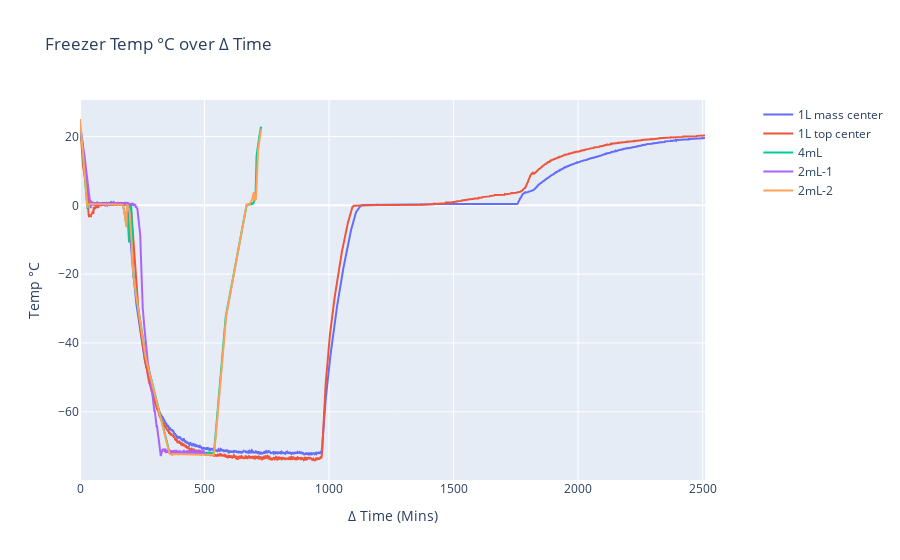

The notebook cell saved with this chart:
### Code cell
trace1 = go.Line(
        x=df.index,
        y=df["1L mass center"],
        name="1L mass center")
trace2= go.Line(
        x=df.index,
        y=df["1L top center"],
        name="1L top center")
trace3= go.Line(
        x=dff.index,
        y=dff["4mL"],
        name="4mL")
trace4= go.Line(
        x=df.index,
        y=df["2mL-1"],
        name="2mL-1")
trace5=go.Line(
        x=dff.index,
        y=dff["2mL-2"],
        name="2mL-2")


fig = make_subplots(specs=[[{"secondary_y": True}]])
fig.add_trace(trace1)
fig.add_trace(trace2)
fig.add_trace(trace3)
fig.add_trace(trace4)
fig.add_trace(trace5)
fig.update_layout(title="Freezer Temp °C over Δ Time", xaxis_title="Δ Time (Mins)", yaxis_title="Temp °C")
fig.show()

### Figure 1 — Plotly figure (JSON) as saved in the notebook; plotly's stock layout.template omitted (floating-point values rounded to 4 significant figures; data arrays with more than 128 entries replaced by an {"elided": "..."} marker saying what was removed)
{"data": [{"name": "1L mass center", "type": "scatter", "x": {"elided": "2511 int values"}, "y": {"elided": "2511 float values"}}, {"name": "1L top center", "type": "scatter", "x": {"elided": "2511 int values"}, "y": {"elided": "2511 float values"}}, {"name": "4mL", "type": "scatter", "x": {"elided": "728 int values"}, "y": {"elided": "728 float values"}}, {"name": "2mL-1", "type": "scatter", "x": {"elided": "2511 int values"}, "y": {"elided": "2511 float values"}}, {"name": "2mL-2", "type": "scatter", "x": {"elided": "728 int values"}, "y": {"elided": "728 float values"}}], "layout": {"title": {"text": "Freezer Temp °C over Δ Time"}, "xaxis": {"anchor": "y", "domain": [0, 0.94], "title": {"text": "Δ Time (Mins)"}}, "yaxis": {"anchor": "x", "domain": [0, 1], "title": {"text": "Temp °C"}}, "yaxis2": {"anchor": "x", "overlaying": "y", "side": "right"}}}
